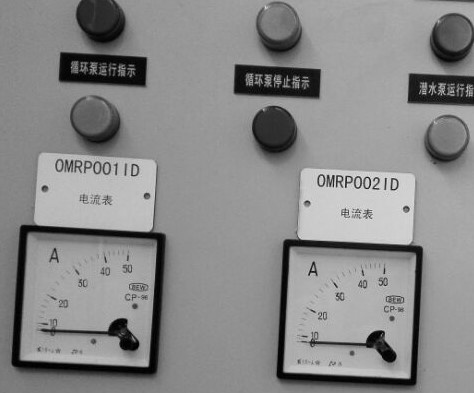
//> input picture C++/image processing/img/img12.jpg, 474 x 393 px
$ ./main   (built with g++ and OpenCV 4)
//> lines starting //> are read from the running program, lines starting //| are printed output that depends on the picture; after the words box and inside, x2 and y2 are one past the last pixel; in counts of white or black regions, pixels touching at a corner belong together
#include<opencv2/core/core.hpp>
#include<opencv2/highgui/highgui.hpp>
#include<opencv2/imgproc/imgproc.hpp>
#include<vector>
#include<iostream>
using namespace cv;
using namespace std;
int main(int argc, char* argv[])
{
	string str = "..//..//img//img12.jpg";
	Mat img = imread(str, IMREAD_GRAYSCALE);
//> img is the input picture: 393 rows x 474 cols, CV_8UC1; min 0, max 247, mean 136.8
	if (!img.data)
		return -1;

	GaussianBlur(img, img, Size(3, 3), 0.5);
	Mat binaryImg;
	Canny(img, binaryImg, 50, 200);
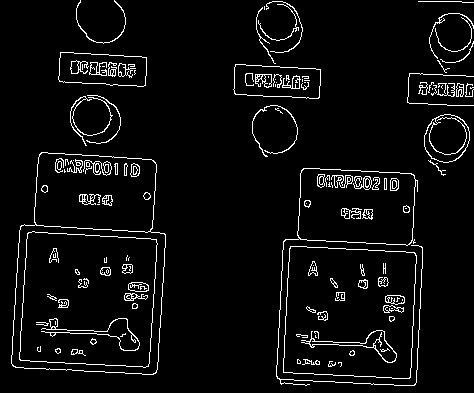
//> binaryImg: 393 rows x 474 cols, CV_8UC1; 4.9% white in thin lines or dots
	imshow("edge", binaryImg);
	//imwrite("cannyEdge.jpg", binaryImg);

	vector<vector<Point>> contours;
	vector<Vec4i> hei;
	findContours(binaryImg, contours, hei, RETR_EXTERNAL, CHAIN_APPROX_SIMPLE, Point(0, 0));
//> contours = 33 contours, 19 with area under 20; largest, box (x1, y1, x2, y2) and area: (11, 152, 166, 375) 29405, (283, 246, 417, 379) 16088, (276, 168, 423, 386) 8184, (58, 52, 147, 87) 2546, (233, 64, 321, 99) 2536; hei = 33 items, first 8: [1, -1, -1, -1], [2, 0, -1, -1], [3, 1, -1, -1], [4, 2, -1, -1], [5, 3, -1, -1], [6, 4, -1, -1], [7, 5, -1, -1], [8, 6, -1, -1]


	int num = contours.size();
//> num = 33
	for (int i = 0; i < num; i++)
	{

		Rect rect = boundingRect(Mat(contours[i]));
		if (rect.area() > 1500)
		{

			rectangle(img, rect, Scalar(255), 2);
			cout << rect.area() << endl;
		}
	}
//> this loop made 33 passes
//> rect on passes 1 to 12: Rect(283, 246, 134, 133), Rect(276, 168, 147, 218), Rect(428, 160, 18, 16), Rect(11, 152, 155, 223), Rect(424, 114, 46, 49), Rect(275, 108, 8, 6), Rect(252, 105, 46, 52), Rect(70, 96, 43, 50), Rect(86, 95, 35, 49), Rect(469, 92, 1, 3), Rect(432, 88, 1, 2), Rect(470, 87, 4, 2)
//| 17822
//| 32046
//| 34565
//| 2254
//| 2392
//| 2150
//| 1715
//| 2211
//> (output is shown up to pass 21 of 33)
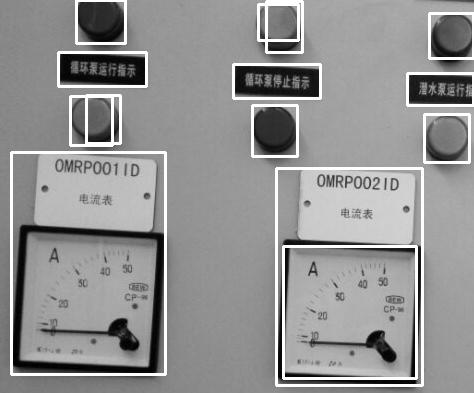
//> img: 393 rows x 474 cols, CV_8UC1; min 1, max 255, mean 146.4
	imshow("img", img);
	//imwrite("img0.jpg", img);
	waitKey(0);
	return 0;
}

$ run again, with C++/image processing/img/img1.jpg copied over C++/image processing/img/img12.jpg
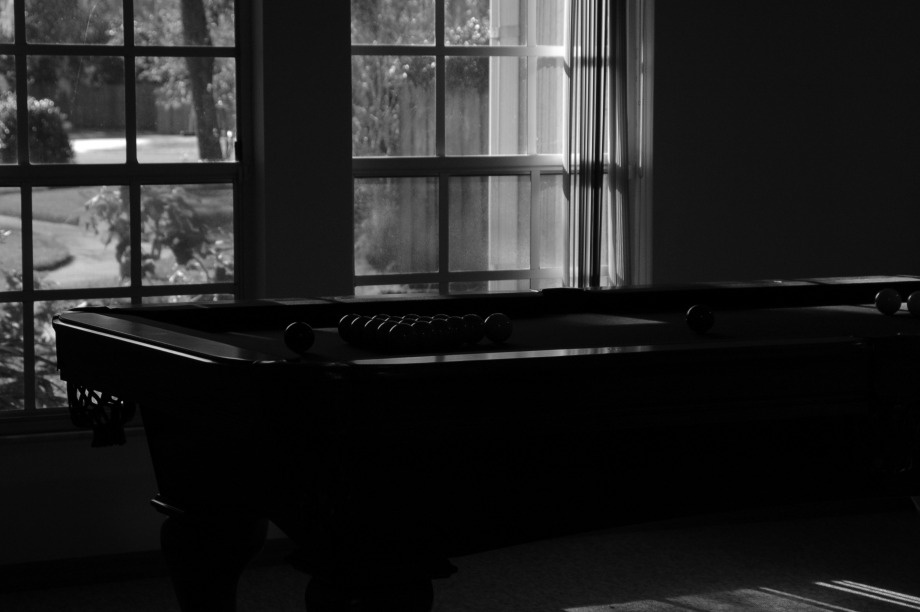
//> input picture C++/image processing/img/img1.jpg, 920 x 612 px
//> img is the input picture: 612 rows x 920 cols, CV_8UC1; min 0, max 255, mean 35.3
//> `Canny(img, binaryImg, 50, 200);`:
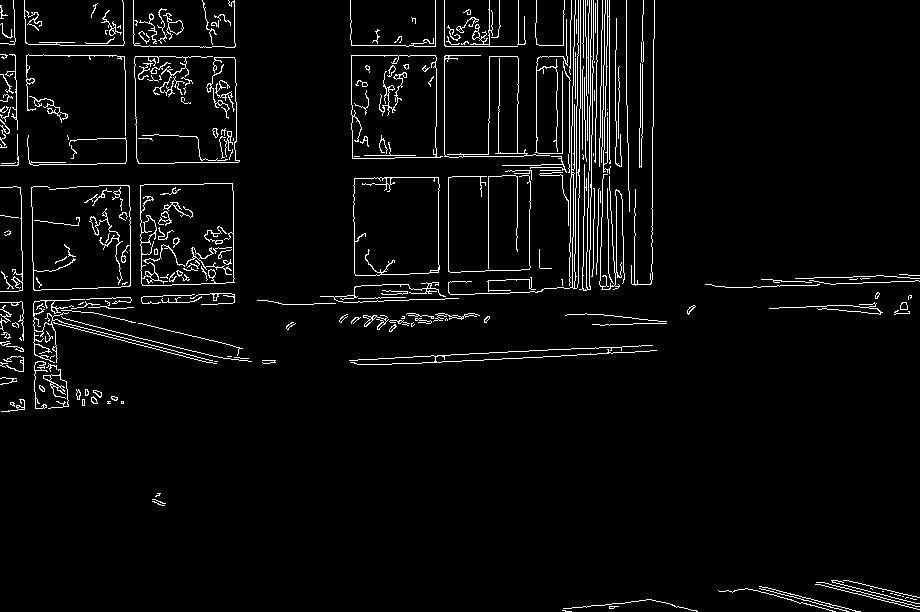
//> binaryImg: 612 rows x 920 cols, CV_8UC1; 4.1% white in thin lines or dots
//> contours = 229 contours, 187 with area under 20; largest, box (x1, y1, x2, y2) and area: (140, 183, 235, 286) 9256, (351, 55, 443, 159) 8641, (353, 177, 440, 276) 8138, (444, 55, 550, 158) 2971, (448, 0, 581, 295) 394; hei = 229 items, first 8: [1, -1, -1, -1], [2, 0, -1, -1], [3, 1, -1, -1], [4, 2, -1, -1], [5, 3, -1, -1], [6, 4, -1, -1], [7, 5, -1, -1], [8, 6, -1, -1]
//> num = 229
//> the loop `for (int i = 0; i < num; i++)` made 229 passes
//> rect on passes 1 to 3: Rect(562, 610, 10, 2), Rect(609, 606, 10, 3), Rect(563, 599, 135, 13)
//> (printed output is left out)
//> after the loop `for (int i = 0; i < num; i++)`:
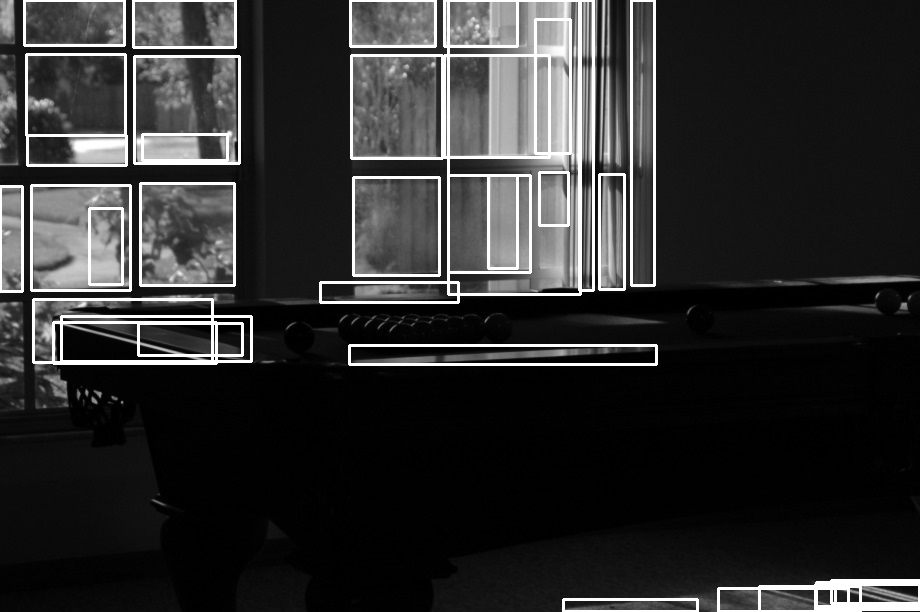
//> img: 612 rows x 920 cols, CV_8UC1; min 0, max 255, mean 46.6

$ run again, with C++/image processing/img/img11.jpg copied over C++/image processing/img/img12.jpg
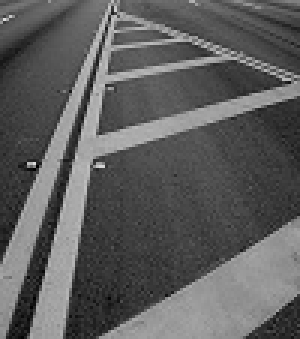
//> input picture C++/image processing/img/img11.jpg, 100 x 113 px (shown 3 times larger)
//> img is the input picture: 113 rows x 100 cols, CV_8UC1; min 0, max 221, mean 93.5
//> `Canny(img, binaryImg, 50, 200);`:
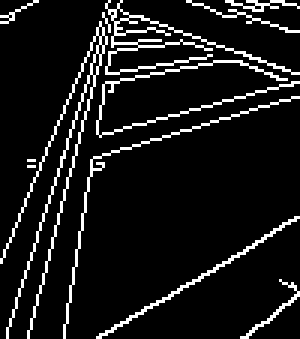
//> binaryImg: 113 rows x 100 cols, CV_8UC1 (shown 3 times larger); 9.3% white in thin lines or dots
//> contours = 12 contours, 9 with area under 20; largest, box (x1, y1, x2, y2) and area: (32, 72, 100, 113) 40, (0, 7, 36, 113) 34, (35, 0, 100, 25) 29; hei = 12 items, first 8: [1, -1, -1, -1], [2, 0, -1, -1], [3, 1, -1, -1], [4, 2, -1, -1], [5, 3, -1, -1], [6, 4, -1, -1], [7, 5, -1, -1], [8, 6, -1, -1]
//> num = 12
//> the loop `for (int i = 0; i < num; i++)` made 12 passes
//> rect on passes 1 to 8: Rect(80, 93, 20, 20), Rect(32, 72, 68, 41), Rect(9, 55, 3, 1), Rect(9, 53, 3, 1), Rect(21, 32, 79, 81), Rect(32, 20, 68, 26), Rect(0, 7, 36, 106), Rect(34, 4, 3, 7)
//> (printed output is left out)
//> after the loop `for (int i = 0; i < num; i++)`:
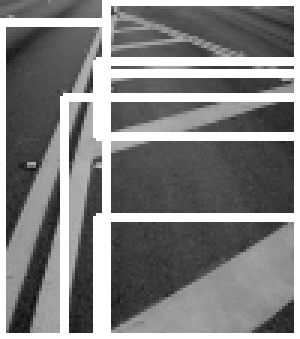
//> img: 113 rows x 100 cols, CV_8UC1 (shown 3 times larger); min 14, max 255, mean 129.6
